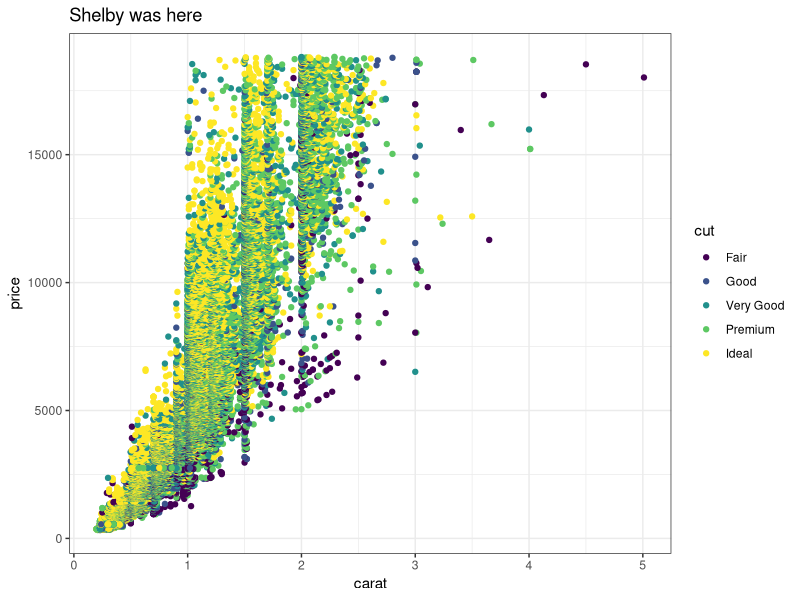
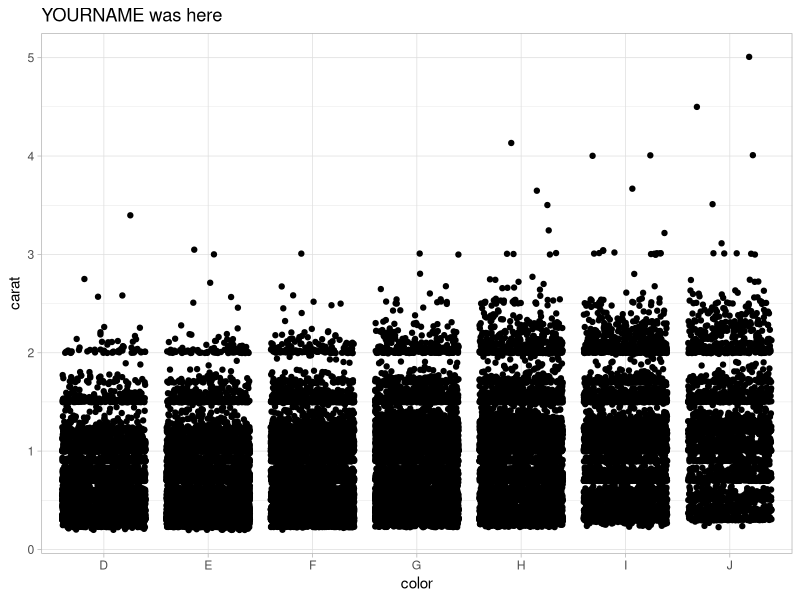
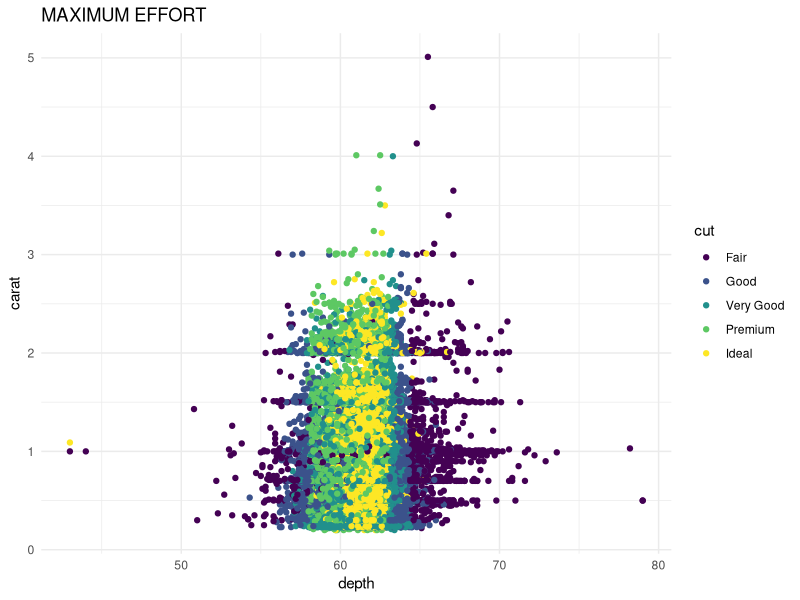

The R source for these figures, in order:
## ---- chunk 1
knitr::opts_chunk$set(echo = TRUE)
library(tidyverse)
## ---- chunk 2
# Partner 1: 
# Run the code below to see the original graph
# Change the code below to make the point color change based on 'cut', and update the theme to theme_bw(). Update the title to include your first name. 

ggplot(data = diamonds, aes(x = carat, y = price)) +
  geom_point(aes(color = cut)) +
  theme_bw() +
  labs(title = "Shelby was here")
## ---- chunk 3
# Partner 2: 
# Run the code below to see the original graph
# Change the code below to make the geom a geom_jitter, and update the theme to theme_light. Update the title to include your first name. 

ggplot(data = diamonds, aes(x = color, y = carat)) +
  geom_jitter() +
  theme_light() +
  labs(title = "YOURNAME was here")
## ---- chunk 4
#super awesome graph, MAXIMUM EFFORT
ggplot(data = diamonds, aes(x = depth, y = carat)) +
  geom_point(aes(color = cut)) +
  theme_minimal() +
  labs(title = "MAXIMUM EFFORT")

bonnie_2 <- 6+4
## ---- chunk 5
bonnie <- 2+4
